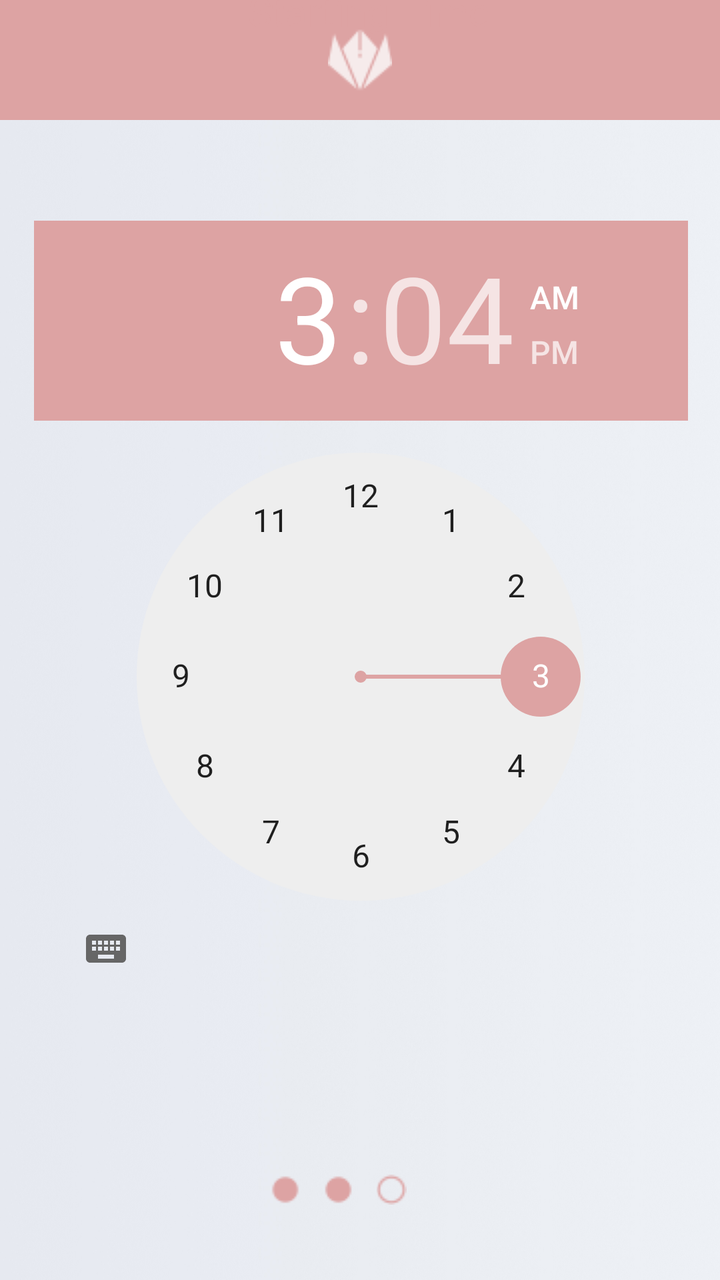
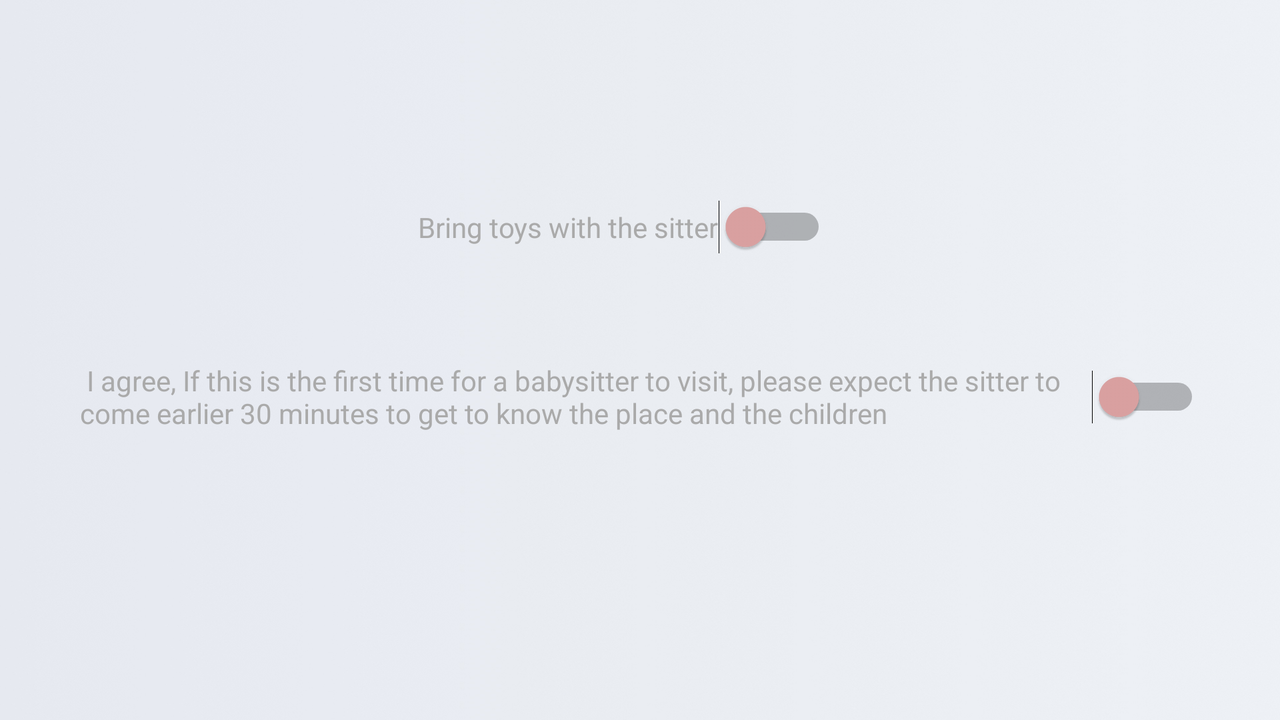

An Android layout and its configuration variant, each rendered on a device that would load it. The default file and the variant file are quoted in full after the pictures.
<!-- AndroidManifest.xml: application theme AppTheme -->
<!-- res/layout/activity_baby_sitting.xml -->
<?xml version="1.0" encoding="utf-8"?>
<androidx.constraintlayout.widget.ConstraintLayout xmlns:android="http://schemas.android.com/apk/res/android"
    xmlns:app="http://schemas.android.com/apk/res-auto"
    xmlns:tools="http://schemas.android.com/tools"
    android:id="@+id/babySit"
    android:layout_width="match_parent"
    android:layout_height="match_parent"
    android:background="@drawable/background"
    tools:context=".BabySitting">

    <ImageView
        android:id="@+id/titlebar"
        app:layout_constraintTop_toTopOf="parent"
        app:layout_constraintStart_toStartOf="parent"

        android:layout_width="match_parent"
        android:layout_height="60dp"
        android:background="@color/colorPrimary"
        android:paddingTop="30dp"
        android:paddingBottom="30dp"
        android:scaleType="center"
        app:srcCompat="@drawable/title" />

    <androidx.constraintlayout.widget.ConstraintLayout
        android:id="@+id/toys"
        android:layout_width="match_parent"
        android:layout_height="match_parent"
        android:visibility="invisible"
        app:layout_constraintEnd_toEndOf="parent"
        app:layout_constraintStart_toStartOf="parent"
        tools:layout_editor_absoluteY="-74dp">

        <Switch
            android:id="@+id/toysswitch"
            android:layout_width="wrap_content"
            android:layout_height="wrap_content"
            android:layout_marginTop="488dp"
            android:buttonTint="@color/colorPrimary"
            android:drawableTint="@color/colorPrimary"
            android:foregroundTint="@color/colorPrimary"
            android:text="Bring toys with the sitter"
            android:textColor="@android:color/darker_gray"
            android:textColorHighlight="@color/colorPrimary"
            android:textColorLink="@color/colorPrimary"
            android:textCursorDrawable="@color/colorPrimary"
            android:thumbTint="@color/colorPrimary"
            app:layout_constraintEnd_toEndOf="parent"
            app:layout_constraintHorizontal_bias="0.258"
            app:layout_constraintStart_toStartOf="parent"
            app:layout_constraintTop_toTopOf="parent" />

        <Button
            android:id="@+id/done"
            android:layout_width="wrap_content"
            android:layout_height="wrap_content"
            android:layout_marginBottom="76dp"
            android:background="@drawable/btn"
            android:text="Done"
            android:textColor="@color/white"
            app:layout_constraintBottom_toBottomOf="parent"
            app:layout_constraintEnd_toEndOf="parent"
            app:layout_constraintHorizontal_bias="0.498"
            app:layout_constraintStart_toStartOf="parent" />

        <CalendarView
            android:id="@+id/date"
            style="@style/CustomCalender"
            android:layout_width="289dp"
            android:layout_height="303dp"
            android:layout_marginTop="128dp"
            app:layout_constraintEnd_toEndOf="parent"
            app:layout_constraintStart_toStartOf="parent"
            app:layout_constraintTop_toTopOf="parent" />

    </androidx.constraintlayout.widget.ConstraintLayout>

    <androidx.constraintlayout.widget.ConstraintLayout
        android:id="@+id/children"
        android:layout_width="match_parent"
        android:layout_height="match_parent"
        android:visibility="invisible">

        <TextView
            android:id="@+id/title5"
            android:layout_width="411dp"
            android:layout_height="84dp"
            android:background="@drawable/border"
            android:backgroundTint="#00413737"
            android:gravity="center"
            android:shadowColor="#00101010"
            android:shadowDx="1"
            android:shadowDy="1"
            android:shadowRadius="2"
            android:text="Number of Children"
            android:textColor="@color/colorPrimary"
            android:textSize="20sp"
            app:layout_constraintBottom_toTopOf="@+id/linearLayout1"
            app:layout_constraintEnd_toEndOf="parent"
            app:layout_constraintHorizontal_bias="0.0"
            app:layout_constraintStart_toStartOf="parent"
            app:layout_constraintTop_toTopOf="parent"
            app:layout_constraintVertical_bias="0.541" />

        <LinearLayout
            android:id="@+id/linearLayout1"
            android:layout_width="154dp"
            android:layout_height="73dp"
            android:orientation="horizontal"
            android:padding="20dp"
            android:weightSum="3"
            app:layout_constraintBottom_toBottomOf="parent"
            app:layout_constraintEnd_toEndOf="parent"
            app:layout_constraintHorizontal_bias="0.501"
            app:layout_constraintStart_toStartOf="parent">

            <ImageView
                android:id="@+id/imageView11"
                android:layout_width="wrap_content"
                android:layout_height="wrap_content"
                android:layout_weight="1"
                app:srcCompat="@drawable/filled" />

            <ImageView
                android:id="@+id/imageView22"
                android:layout_width="wrap_content"
                android:layout_height="wrap_content"
                android:layout_marginBottom="16dp"
                app:srcCompat="@drawable/impty" />

            <ImageView
                android:id="@+id/imageView33"
                android:layout_width="wrap_content"
                android:layout_height="wrap_content"
                android:layout_marginBottom="16dp"
                android:layout_weight="1"
                app:srcCompat="@drawable/impty" />

        </LinearLayout>

        <NumberPicker
            android:id="@+id/occ3"
            android:layout_width="131dp"
            android:layout_height="73dp"
            android:dividerPadding="100dp"
            android:solidColor="#E9ECF1"
            app:layout_constraintBottom_toTopOf="@+id/linearLayout1"
            app:layout_constraintEnd_toEndOf="parent"
            app:layout_constraintStart_toStartOf="parent"
            app:layout_constraintTop_toBottomOf="@+id/title5"
            tools:ignore="MissingConstraints"></NumberPicker>

    </androidx.constraintlayout.widget.ConstraintLayout>

    <androidx.constraintlayout.widget.ConstraintLayout
        android:id="@+id/from"
        android:layout_width="403dp"
        android:layout_height="732dp"
        android:visibility="visible"
        app:layout_constraintBottom_toBottomOf="parent"
        app:layout_constraintEnd_toEndOf="parent"
        app:layout_constraintStart_toStartOf="parent">

        <LinearLayout
            android:id="@+id/linearLayout12"
            android:layout_width="154dp"
            android:layout_height="73dp"
            android:orientation="horizontal"
            android:padding="20dp"
            android:weightSum="3"
            app:layout_constraintBottom_toBottomOf="parent"
            app:layout_constraintEnd_toEndOf="parent"
            app:layout_constraintHorizontal_bias="0.501"
            app:layout_constraintStart_toStartOf="parent">

            <ImageView
                android:id="@+id/imageView112"
                android:layout_width="wrap_content"
                android:layout_height="wrap_content"
                android:layout_weight="1"
                app:srcCompat="@drawable/filled" />

            <ImageView
                android:id="@+id/imageView222"
                android:layout_width="wrap_content"
                android:layout_height="wrap_content"
                android:layout_marginBottom="16dp"
                app:srcCompat="@drawable/filled" />

            <ImageView
                android:id="@+id/imageView323"
                android:layout_width="wrap_content"
                android:layout_height="wrap_content"
                android:layout_marginBottom="16dp"
                android:layout_weight="1"
                app:srcCompat="@drawable/impty" />

        </LinearLayout>

        <TextView
            android:id="@+id/title6"
            android:layout_width="411dp"
            android:layout_height="84dp"
            android:background="@drawable/border"
            android:backgroundTint="#00413737"
            android:gravity="bottom|center_horizontal"
            android:shadowColor="#00101010"
            android:shadowDx="1"
            android:shadowDy="1"
            android:shadowRadius="2"
            android:text="Starting Time"
            android:textColor="@color/colorPrimary"
            android:textSize="20sp"
            app:layout_constraintBottom_toBottomOf="parent"
            app:layout_constraintEnd_toEndOf="parent"
            app:layout_constraintHorizontal_bias="0.0"
            app:layout_constraintStart_toStartOf="parent"
            app:layout_constraintTop_toTopOf="parent"
            app:layout_constraintVertical_bias="0.041" />

        <TimePicker
            android:id="@+id/fromtime"
            android:layout_width="327dp"
            android:layout_height="439dp"
            android:backgroundTint="@color/colorPrimary"
            android:foregroundTint="@color/colorPrimary"
            android:headerBackground="@color/colorPrimary"
            android:numbersSelectorColor="@color/colorPrimary"
            android:timePickerMode="clock"
            app:layout_constraintBottom_toBottomOf="parent"
            app:layout_constraintEnd_toEndOf="parent"
            app:layout_constraintStart_toStartOf="parent"
            app:layout_constraintTop_toBottomOf="@+id/title6" />

    </androidx.constraintlayout.widget.ConstraintLayout>

    <androidx.constraintlayout.widget.ConstraintLayout
        android:id="@+id/to"
        android:layout_width="match_parent"
        android:layout_height="match_parent"
        android:visibility="gone"
        app:layout_constraintTop_toTopOf="@+id/imageView12">

        <TextView
            android:id="@+id/title8"
            android:layout_width="408dp"
            android:layout_height="54dp"
            android:layout_marginTop="80dp"
            android:background="@drawable/border"
            android:backgroundTint="#00413737"
            android:gravity="center"
            android:shadowColor="#00101010"
            android:shadowDx="1"
            android:shadowDy="1"
            android:shadowRadius="2"
            android:text="Finishing Time"
            android:textColor="@color/colorPrimary"
            android:textSize="20sp"
            app:layout_constraintEnd_toEndOf="parent"
            app:layout_constraintTop_toTopOf="parent" />

        <TimePicker
            android:id="@+id/totime"
            android:layout_width="317dp"
            android:layout_height="465dp"
            android:backgroundTint="@color/colorPrimary"
            android:foregroundTint="@color/colorPrimary"
            android:headerBackground="@color/colorPrimary"
            android:numbersSelectorColor="@color/colorPrimary"
            android:timePickerMode="clock"
            app:layout_constraintBottom_toBottomOf="parent"
            app:layout_constraintEnd_toEndOf="parent"
            app:layout_constraintHorizontal_bias="0.382"
            app:layout_constraintStart_toStartOf="parent"
            app:layout_constraintTop_toTopOf="@+id/title8"
            app:layout_constraintVertical_bias="0.473" />

        <LinearLayout
            android:id="@+id/linearLayout122"
            android:layout_width="154dp"
            android:layout_height="73dp"
            android:orientation="horizontal"
            android:padding="20dp"
            android:weightSum="3"
            app:layout_constraintBottom_toBottomOf="parent"
            app:layout_constraintEnd_toEndOf="parent"
            app:layout_constraintHorizontal_bias="0.501"
            app:layout_constraintStart_toStartOf="parent">

            <ImageView
                android:id="@+id/imageView1212"
                android:layout_width="wrap_content"
                android:layout_height="wrap_content"
                android:layout_weight="1"
                app:srcCompat="@drawable/filled" />

            <ImageView
                android:id="@+id/imageView2222"
                android:layout_width="wrap_content"
                android:layout_height="wrap_content"
                android:layout_marginBottom="16dp"
                app:srcCompat="@drawable/filled" />

            <ImageView
                android:id="@+id/imageView3223"
                android:layout_width="wrap_content"
                android:layout_height="wrap_content"
                android:layout_marginBottom="16dp"
                android:layout_weight="1"
                app:srcCompat="@drawable/filled" />

        </LinearLayout>

    </androidx.constraintlayout.widget.ConstraintLayout>
</androidx.constraintlayout.widget.ConstraintLayout>
<!-- resources referenced by this layout -->
<resources>
  <color name="colorPrimary">#DDA3A3</color>
  <color name="white">#FFFFFF</color>
  <!-- drawable background: jpg bitmap (drawable, 529442 bytes) -->
  <!-- drawable border (drawable) -->
  <?xml version="1.0" encoding="utf-8"?>
  <shape xmlns:android="http://schemas.android.com/apk/res/android"
      android:shape="rectangle">
  
      <stroke
          android:width="3dp"
          android:color="@color/colorPrimary" />
  </shape>
  <!-- drawable btn (drawable) -->
  <?xml version="1.0" encoding="utf-8"?>
  <selector xmlns:android="http://schemas.android.com/apk/res/android">
  
      
      <item >
          <shape android:shape="rectangle">
              <solid android:color="#DDA3A3" />
              <corners android:radius="50dp"/>
          </shape>
      </item>
  
  </selector>
  <!-- drawable filled: png bitmap (drawable, 335 bytes) -->
  <!-- drawable impty: png bitmap (drawable, 479 bytes) -->
  <!-- drawable title: png bitmap (drawable, 1293 bytes) -->
  <style name="CustomCalender">
          <item name="android:calendarViewStyle">@style/Widget.CalendarView.Custom</item>
      </style>
  <style name="AppTheme" parent="Theme.AppCompat.Light">
          
          <item name="colorPrimary">@color/colorPrimary</item>
          <item name="colorPrimaryDark">@color/colorPrimaryDark</item>
          <item name="colorAccent">@color/colorAccent</item>
          <item name="windowActionBar">false</item>
          <item name="windowNoTitle">true</item>
  
  
      </style>
  <style name="Widget.CalendarView.Custom" parent="android:Widget.CalendarView">
          <item name="android:focusedMonthDateColor">@color/colorPrimary</item>
          <item name="android:weekNumberColor">@color/colorPrimary</item>
      </style>
  <color name="colorPrimaryDark">#00574B</color>
  <color name="colorAccent">#D81B60</color>
</resources>
<!-- res/layout-land/activity_baby_sitting.xml (the repository's variant of the layout above) -->
<!-- drawn on the phone turned sideways -->
<?xml version="1.0" encoding="utf-8"?>
<androidx.constraintlayout.widget.ConstraintLayout xmlns:android="http://schemas.android.com/apk/res/android"
    xmlns:app="http://schemas.android.com/apk/res-auto"
    xmlns:tools="http://schemas.android.com/tools"
    android:id="@+id/babySit"
    android:layout_width="match_parent"
    android:layout_height="match_parent"
    android:background="@drawable/background"
    tools:context=".BabySitting">

    <androidx.constraintlayout.widget.ConstraintLayout
        android:id="@+id/toysswitch"
        android:layout_width="match_parent"
        android:layout_height="match_parent"
        android:visibility="visible">

        <Switch
            android:id="@+id/toysswitch"
            android:layout_width="wrap_content"
            android:layout_height="wrap_content"
            android:layout_marginTop="100dp"
            android:buttonTint="@color/colorPrimary"
            android:drawableTint="@color/colorPrimary"
            android:editable="true"
            android:foregroundTint="@color/colorPrimary"
            android:text="Bring toys with the sitter"
            android:textColor="@android:color/darker_gray"
            android:textColorHighlight="@color/colorPrimary"
            android:textColorLink="@color/colorPrimary"
            android:textCursorDrawable="@color/colorPrimary"
            android:thumbTint="@color/colorPrimary"
            android:visibility="visible"
            app:layout_constraintEnd_toEndOf="parent"
            app:layout_constraintHorizontal_bias="0.48"
            app:layout_constraintStart_toStartOf="parent"
            app:layout_constraintTop_toTopOf="parent" />

        <Switch
            android:id="@+id/switch5"
            android:layout_width="wrap_content"
            android:layout_height="wrap_content"
            android:layout_marginBottom="104dp"
            android:buttonTint="@color/colorPrimary"
            android:drawableTint="@color/colorPrimary"
            android:foregroundTint="@color/colorPrimary"
            android:padding="40sp"
            android:text=" I agree, If this is the first time for a babysitter to visit, please expect the sitter to come earlier 30 minutes to get to know the place and the children"
            android:textColor="@android:color/darker_gray"
            android:textColorHighlight="@color/colorPrimary"
            android:textColorLink="@color/colorPrimary"
            android:textCursorDrawable="@color/colorPrimary"
            android:thumbTint="@color/colorPrimary"
            app:layout_constraintBottom_toBottomOf="parent"
            app:layout_constraintEnd_toEndOf="parent"
            app:layout_constraintHorizontal_bias="0.0"
            app:layout_constraintStart_toStartOf="parent" />

    </androidx.constraintlayout.widget.ConstraintLayout>

    <androidx.constraintlayout.widget.ConstraintLayout
        android:id="@+id/children"
        android:layout_width="match_parent"
        android:layout_height="match_parent"
        android:visibility="gone">

        <TextView
            android:id="@+id/title5"
            android:layout_width="411dp"
            android:layout_height="84dp"
            android:background="@drawable/border"
            android:backgroundTint="#00413737"
            android:gravity="center"
            android:shadowColor="#00101010"
            android:shadowDx="1"
            android:shadowDy="1"
            android:shadowRadius="2"
            android:text="Number of Children"
            android:textColor="@color/colorPrimary"
            android:textSize="20sp"
            app:layout_constraintBottom_toTopOf="@+id/linearLayout1"
            app:layout_constraintEnd_toEndOf="parent"
            app:layout_constraintStart_toStartOf="parent"
            app:layout_constraintTop_toTopOf="parent"
            app:layout_constraintVertical_bias="0.279" />

        <LinearLayout
            android:id="@+id/linearLayout1"
            android:layout_width="154dp"
            android:layout_height="73dp"
            android:orientation="horizontal"
            android:padding="20dp"
            android:weightSum="3"
            app:layout_constraintBottom_toBottomOf="parent"
            app:layout_constraintEnd_toEndOf="parent"
            app:layout_constraintHorizontal_bias="0.501"
            app:layout_constraintStart_toStartOf="parent">

            <ImageView
                android:id="@+id/imageView11"
                android:layout_width="wrap_content"
                android:layout_height="wrap_content"
                android:layout_weight="1"
                app:srcCompat="@drawable/filled" />

            <ImageView
                android:id="@+id/imageView22"
                android:layout_width="wrap_content"
                android:layout_height="wrap_content"
                android:layout_marginBottom="16dp"
                app:srcCompat="@drawable/impty" />

            <ImageView
                android:id="@+id/imageView33"
                android:layout_width="wrap_content"
                android:layout_height="wrap_content"
                android:layout_marginBottom="16dp"
                android:layout_weight="1"
                app:srcCompat="@drawable/impty" />

        </LinearLayout>

        <NumberPicker
            android:id="@+id/occ3"
            android:layout_width="131dp"
            android:layout_height="73dp"
            android:dividerPadding="100dp"
            android:solidColor="#E9ECF1"
            app:layout_constraintBottom_toTopOf="@+id/linearLayout1"
            app:layout_constraintEnd_toEndOf="parent"
            app:layout_constraintStart_toStartOf="parent"
            app:layout_constraintTop_toBottomOf="@+id/title5"
            tools:ignore="MissingConstraints"></NumberPicker>

    </androidx.constraintlayout.widget.ConstraintLayout>

    <androidx.constraintlayout.widget.ConstraintLayout
        android:id="@+id/from"
        android:layout_width="735dp"
        android:layout_height="414dp"
        android:visibility="gone"
        app:layout_constraintBottom_toBottomOf="parent"
        app:layout_constraintEnd_toEndOf="parent"
        app:layout_constraintStart_toStartOf="parent"
        app:layout_constraintTop_toTopOf="@+id/toysswitch">

        <LinearLayout
            android:id="@+id/linearLayout12"
            android:layout_width="154dp"
            android:layout_height="73dp"
            android:orientation="horizontal"
            android:padding="20dp"
            android:weightSum="3"
            app:layout_constraintBottom_toBottomOf="parent"
            app:layout_constraintEnd_toEndOf="parent"
            app:layout_constraintHorizontal_bias="0.5"
            app:layout_constraintStart_toStartOf="parent"
            app:layout_constraintTop_toBottomOf="@+id/fromtime">

            <ImageView
                android:id="@+id/imageView112"
                android:layout_width="wrap_content"
                android:layout_height="wrap_content"
                android:layout_weight="1"
                app:srcCompat="@drawable/filled" />

            <ImageView
                android:id="@+id/imageView222"
                android:layout_width="wrap_content"
                android:layout_height="wrap_content"
                android:layout_marginBottom="16dp"
                app:srcCompat="@drawable/filled" />

            <ImageView
                android:id="@+id/imageView323"
                android:layout_width="wrap_content"
                android:layout_height="wrap_content"
                android:layout_marginBottom="16dp"
                android:layout_weight="1"
                app:srcCompat="@drawable/impty" />

        </LinearLayout>

        <TextView
            android:id="@+id/title6"
            android:layout_width="411dp"
            android:layout_height="84dp"
            android:background="@drawable/border"
            android:backgroundTint="#00413737"
            android:gravity="center"
            android:shadowColor="#00101010"
            android:shadowDx="1"
            android:shadowDy="1"
            android:shadowRadius="2"
            android:text="Starting Time"
            android:textColor="@color/colorPrimary"
            android:textSize="20sp"
            app:layout_constraintBottom_toTopOf="@+id/fromtime"
            app:layout_constraintEnd_toEndOf="parent"
            app:layout_constraintHorizontal_bias="0.5"
            app:layout_constraintStart_toStartOf="parent"
            app:layout_constraintTop_toTopOf="parent"
            app:layout_constraintVertical_bias="0.093" />

        <TimePicker
            android:id="@+id/fromtime"
            android:layout_width="291dp"
            android:layout_height="197dp"
            android:backgroundTint="@color/colorPrimary"
            android:foregroundTint="@color/colorPrimary"
            android:headerBackground="@color/colorPrimary"
            android:numbersSelectorColor="@color/colorPrimary"
            android:timePickerMode="spinner"
            app:layout_constraintBottom_toTopOf="@+id/linearLayout12"
            app:layout_constraintEnd_toEndOf="parent"
            app:layout_constraintHorizontal_bias="0.5"
            app:layout_constraintStart_toStartOf="parent"
            app:layout_constraintTop_toBottomOf="@+id/title6"
            app:layout_constraintVertical_bias="0.771" />

    </androidx.constraintlayout.widget.ConstraintLayout>

    <androidx.constraintlayout.widget.ConstraintLayout
        android:id="@+id/to"
        android:layout_width="match_parent"
        android:layout_height="match_parent"
        android:visibility="gone">

        <TextView
            android:id="@+id/title8"
            android:layout_width="411dp"
            android:layout_height="84dp"
            android:background="@drawable/border"
            android:backgroundTint="#00413737"
            android:gravity="center"
            android:shadowColor="#00101010"
            android:shadowDx="1"
            android:shadowDy="1"
            android:shadowRadius="2"
            android:text="Finishing Time"
            android:textColor="@color/colorPrimary"
            android:textSize="20sp"
            app:layout_constraintBottom_toTopOf="@+id/totime"
            app:layout_constraintEnd_toEndOf="parent"
            app:layout_constraintHorizontal_bias="0.5"
            app:layout_constraintStart_toStartOf="parent"
            app:layout_constraintTop_toTopOf="parent" />

        <TimePicker
            android:id="@+id/totime"
            android:layout_width="455dp"
            android:layout_height="160dp"
            android:backgroundTint="@color/colorPrimary"
            android:foregroundTint="@color/colorPrimary"
            android:headerBackground="@color/colorPrimary"
            android:numbersSelectorColor="@color/colorPrimary"
            android:timePickerMode="spinner"
            app:layout_constraintBottom_toTopOf="@+id/linearLayout122"
            app:layout_constraintEnd_toEndOf="parent"
            app:layout_constraintHorizontal_bias="0.5"
            app:layout_constraintStart_toStartOf="parent"
            app:layout_constraintTop_toBottomOf="@+id/title8" />

        <LinearLayout
            android:id="@+id/linearLayout122"
            android:layout_width="154dp"
            android:layout_height="73dp"
            android:orientation="horizontal"
            android:padding="20dp"
            android:weightSum="3"
            app:layout_constraintBottom_toBottomOf="parent"
            app:layout_constraintEnd_toEndOf="parent"
            app:layout_constraintHorizontal_bias="0.5"
            app:layout_constraintStart_toStartOf="parent"
            app:layout_constraintTop_toBottomOf="@+id/totime">

            <ImageView
                android:id="@+id/imageView1212"
                android:layout_width="wrap_content"
                android:layout_height="wrap_content"
                android:layout_weight="1"
                app:srcCompat="@drawable/filled" />

            <ImageView
                android:id="@+id/imageView2222"
                android:layout_width="wrap_content"
                android:layout_height="wrap_content"
                android:layout_marginBottom="16dp"
                app:srcCompat="@drawable/filled" />

            <ImageView
                android:id="@+id/imageView3223"
                android:layout_width="wrap_content"
                android:layout_height="wrap_content"
                android:layout_marginBottom="16dp"
                android:layout_weight="1"
                app:srcCompat="@drawable/filled" />

        </LinearLayout>

    </androidx.constraintlayout.widget.ConstraintLayout>
</androidx.constraintlayout.widget.ConstraintLayout>
<!-- resources referenced by the variant -->
<!-- as the phone turned sideways resolves them -->
<resources>
  <color name="colorPrimary">#DDA3A3</color>
  <!-- drawable background: jpg bitmap (drawable, 529442 bytes) -->
  <!-- drawable border (drawable) -->
  <?xml version="1.0" encoding="utf-8"?>
  <shape xmlns:android="http://schemas.android.com/apk/res/android"
      android:shape="rectangle">
  
      <stroke
          android:width="3dp"
          android:color="@color/colorPrimary" />
  </shape>
  <!-- drawable filled: png bitmap (drawable, 335 bytes) -->
  <!-- drawable impty: png bitmap (drawable, 479 bytes) -->
  <style name="AppTheme" parent="Theme.AppCompat.Light">
          
          <item name="colorPrimary">@color/colorPrimary</item>
          <item name="colorPrimaryDark">@color/colorPrimaryDark</item>
          <item name="colorAccent">@color/colorAccent</item>
          <item name="windowActionBar">false</item>
          <item name="windowNoTitle">true</item>
  
  
      </style>
  <color name="colorPrimaryDark">#00574B</color>
  <color name="colorAccent">#D81B60</color>
</resources>
